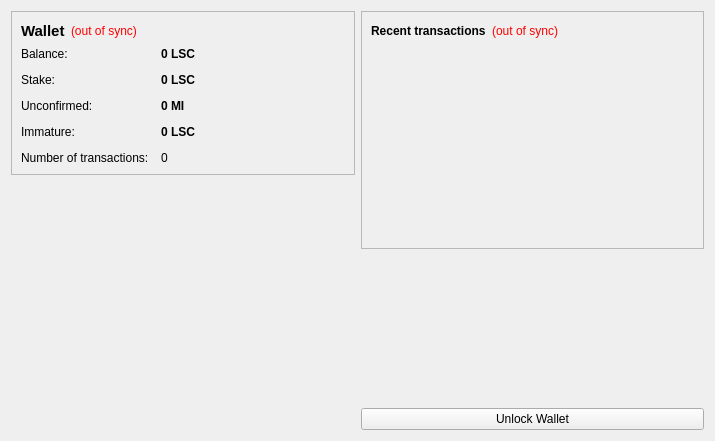
<?xml version="1.0" encoding="UTF-8"?>
<ui version="4.0">
 <class>OverviewPage</class>
 <widget class="QWidget" name="OverviewPage">
  <property name="geometry">
   <rect>
    <x>0</x>
    <y>0</y>
    <width>715</width>
    <height>441</height>
   </rect>
  </property>
  <property name="windowTitle">
   <string>Form</string>
  </property>
  <layout class="QHBoxLayout" name="horizontalLayout" stretch="1,1">
   <item>
    <layout class="QVBoxLayout" name="verticalLayout_2">
     <item>
      <widget class="QFrame" name="frame">
       <property name="frameShape">
        <enum>QFrame::StyledPanel</enum>
       </property>
       <property name="frameShadow">
        <enum>QFrame::Raised</enum>
       </property>
       <layout class="QVBoxLayout" name="verticalLayout_4">
        <item>
         <layout class="QHBoxLayout" name="horizontalLayout_4">
          <item>
           <widget class="QLabel" name="label_5">
            <property name="font">
             <font>
              <pointsize>11</pointsize>
              <weight>75</weight>
              <bold>true</bold>
             </font>
            </property>
            <property name="text">
             <string>Wallet</string>
            </property>
           </widget>
          </item>
          <item>
           <widget class="QLabel" name="labelWalletStatus">
            <property name="toolTip">
             <string>The displayed information may be out of date. Your wallet automatically synchronizes with the BDCoin network after a connection is established, but this process has not completed yet.</string>
            </property>
            <property name="styleSheet">
             <string notr="true">QLabel { color: red; }</string>
            </property>
            <property name="text">
             <string notr="true">(out of sync)</string>
            </property>
            <property name="alignment">
             <set>Qt::AlignLeading|Qt::AlignLeft|Qt::AlignVCenter</set>
            </property>
           </widget>
          </item>
          <item>
           <spacer name="horizontalSpacer_2">
            <property name="orientation">
             <enum>Qt::Horizontal</enum>
            </property>
            <property name="sizeHint" stdset="0">
             <size>
              <width>40</width>
              <height>20</height>
             </size>
            </property>
           </spacer>
          </item>
         </layout>
        </item>
        <item>
         <layout class="QFormLayout" name="formLayout_2">
          <property name="fieldGrowthPolicy">
           <enum>QFormLayout::AllNonFixedFieldsGrow</enum>
          </property>
          <property name="horizontalSpacing">
           <number>12</number>
          </property>
          <property name="verticalSpacing">
           <number>12</number>
          </property>
          <item row="0" column="0">
           <widget class="QLabel" name="label">
            <property name="text">
             <string>Balance:</string>
            </property>
           </widget>
          </item>
          <item row="0" column="1">
           <widget class="QLabel" name="labelBalance">
            <property name="font">
             <font>
              <weight>75</weight>
              <bold>true</bold>
             </font>
            </property>
            <property name="cursor">
             <cursorShape>IBeamCursor</cursorShape>
            </property>
            <property name="toolTip">
             <string>Your current balance</string>
            </property>
            <property name="text">
             <string notr="true">0 LSC</string>
            </property>
            <property name="textInteractionFlags">
             <set>Qt::LinksAccessibleByMouse|Qt::TextSelectableByKeyboard|Qt::TextSelectableByMouse</set>
            </property>
           </widget>
          </item>
          <item row="1" column="0">
           <widget class="QLabel" name="label_6">
            <property name="text">
             <string>Stake:</string>
            </property>
           </widget>
          </item>
          <item row="1" column="1">
           <widget class="QLabel" name="labelStake">
            <property name="font">
             <font>
              <weight>75</weight>
              <bold>true</bold>
             </font>
            </property>
            <property name="cursor">
             <cursorShape>IBeamCursor</cursorShape>
            </property>
            <property name="toolTip">
             <string>Total of coins that was staked, and do not yet count toward the current balance</string>
            </property>
            <property name="text">
             <string notr="true">0 LSC</string>
            </property>
            <property name="textInteractionFlags">
             <set>Qt::LinksAccessibleByMouse|Qt::TextSelectableByKeyboard|Qt::TextSelectableByMouse</set>
            </property>
           </widget>
          </item>
          <item row="2" column="0">
           <widget class="QLabel" name="label_3">
            <property name="text">
             <string>Unconfirmed:</string>
            </property>
           </widget>
          </item>
          <item row="2" column="1">
           <widget class="QLabel" name="labelUnconfirmed">
            <property name="font">
             <font>
              <weight>75</weight>
              <bold>true</bold>
             </font>
            </property>
            <property name="cursor">
             <cursorShape>IBeamCursor</cursorShape>
            </property>
            <property name="toolTip">
             <string>Total of transactions that have yet to be confirmed, and do not yet count toward the current balance</string>
            </property>
            <property name="text">
             <string notr="true">0 MI</string>
            </property>
            <property name="textInteractionFlags">
             <set>Qt::LinksAccessibleByMouse|Qt::TextSelectableByKeyboard|Qt::TextSelectableByMouse</set>
            </property>
           </widget>
          </item>
          <item row="3" column="0">
           <widget class="QLabel" name="labelImmatureText">
            <property name="text">
             <string>Immature:</string>
            </property>
           </widget>
          </item>
          <item row="3" column="1">
           <widget class="QLabel" name="labelImmature">
            <property name="font">
             <font>
              <weight>75</weight>
              <bold>true</bold>
             </font>
            </property>
            <property name="toolTip">
             <string>Mined balance that has not yet matured</string>
            </property>
            <property name="text">
             <string notr="true">0 LSC</string>
            </property>
            <property name="textInteractionFlags">
             <set>Qt::LinksAccessibleByMouse|Qt::TextSelectableByKeyboard|Qt::TextSelectableByMouse</set>
            </property>
           </widget>
          </item>
          <item row="4" column="0">
           <widget class="QLabel" name="label_2">
            <property name="text">
             <string>Number of transactions:</string>
            </property>
           </widget>
          </item>
          <item row="4" column="1">
           <widget class="QLabel" name="labelNumTransactions">
            <property name="toolTip">
             <string>Total number of transactions in wallet</string>
            </property>
            <property name="text">
             <string notr="true">0</string>
            </property>
           </widget>
          </item>
         </layout>
        </item>
       </layout>
      </widget>
     </item>
     <item>
      <spacer name="verticalSpacer">
       <property name="orientation">
        <enum>Qt::Vertical</enum>
       </property>
       <property name="sizeHint" stdset="0">
        <size>
         <width>20</width>
         <height>40</height>
        </size>
       </property>
      </spacer>
     </item>
     <item>
      <widget class="QLabel" name="label_6">
       <property name="text">
        <string/>
       </property>
       <property name="pixmap">
        <pixmap resource="../bitcoin.qrc">:/images/backg</pixmap>
       </property>
       <property name="scaledContents">
        <bool>false</bool>
       </property>
       <property name="alignment">
        <set>Qt::AlignCenter</set>
       </property>
       <property name="margin">
        <number>-2</number>
       </property>
      </widget>
     </item>
    </layout>
   </item>
   <item>
    <layout class="QVBoxLayout" name="verticalLayout_3">
     <item>
      <widget class="QFrame" name="frame_2">
       <property name="frameShape">
        <enum>QFrame::StyledPanel</enum>
       </property>
       <property name="frameShadow">
        <enum>QFrame::Raised</enum>
       </property>
       <layout class="QVBoxLayout" name="verticalLayout">
        <item>
         <layout class="QHBoxLayout" name="horizontalLayout_2">
          <item>
           <widget class="QLabel" name="label_4">
            <property name="text">
             <string>&lt;b&gt;Recent transactions&lt;/b&gt;</string>
            </property>
           </widget>
          </item>
          <item>
           <widget class="QLabel" name="labelTransactionsStatus">
            <property name="toolTip">
             <string>The displayed information may be out of date. Your wallet automatically synchronizes with the BDCoin network after a connection is established, but this process has not completed yet.</string>
            </property>
            <property name="styleSheet">
             <string notr="true">QLabel { color: red; }</string>
            </property>
            <property name="text">
             <string notr="true">(out of sync)</string>
            </property>
            <property name="alignment">
             <set>Qt::AlignRight|Qt::AlignTrailing|Qt::AlignVCenter</set>
            </property>
           </widget>
          </item>
          <item>
           <spacer name="horizontalSpacer">
            <property name="orientation">
             <enum>Qt::Horizontal</enum>
            </property>
            <property name="sizeHint" stdset="0">
             <size>
              <width>40</width>
              <height>20</height>
             </size>
            </property>
           </spacer>
          </item>
         </layout>
        </item>
        <item>
         <widget class="QListView" name="listTransactions">
          <property name="styleSheet">
           <string notr="true">QListView { background: transparent; }</string>
          </property>
          <property name="frameShape">
           <enum>QFrame::NoFrame</enum>
          </property>
          <property name="verticalScrollBarPolicy">
           <enum>Qt::ScrollBarAlwaysOff</enum>
          </property>
          <property name="horizontalScrollBarPolicy">
           <enum>Qt::ScrollBarAlwaysOff</enum>
          </property>
          <property name="selectionMode">
           <enum>QAbstractItemView::NoSelection</enum>
          </property>
         </widget>
        </item>
       </layout>
      </widget>
     </item>
     <item>
      <spacer name="verticalSpacer_2">
       <property name="orientation">
        <enum>Qt::Vertical</enum>
       </property>
       <property name="sizeHint" stdset="0">
        <size>
         <width>20</width>
         <height>40</height>
        </size>
       </property>
      </spacer>
     </item>
     <item>
      <widget class="QPushButton" name="unlockWalletButton">
       <property name="text">
        <string>Unlock Wallet</string>
       </property>
      </widget>
     </item>
    </layout>
   </item>
  </layout>
 </widget>
 <resources>
  <include location="../bitcoin.qrc"/>
 </resources>
 <connections/>
</ui>
